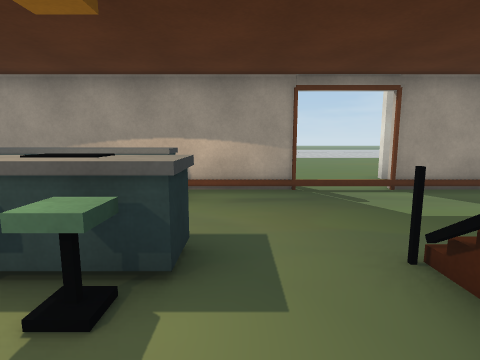
view 1 (above)

19 first-person views from a walk through a Unity game level. The camera is 1.2 m above the floor, tilts 8° down and sees 80° across. The floor is counted in squares, 1 m on a side. Each view is taken from the middle of a square. On the plan, view 1 faces up. The plan holds only what a view shows up to about 13 squares ahead; the rest is blank. The place goes on beyond the plan. Some surface patterns are stand-ins.

view 2
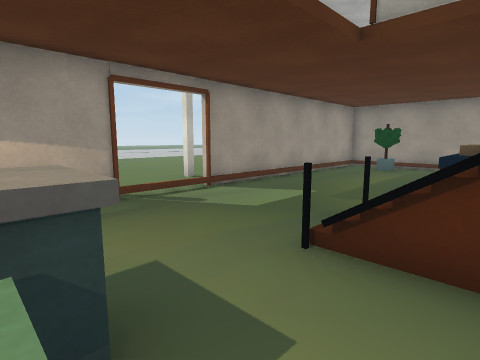

view 3
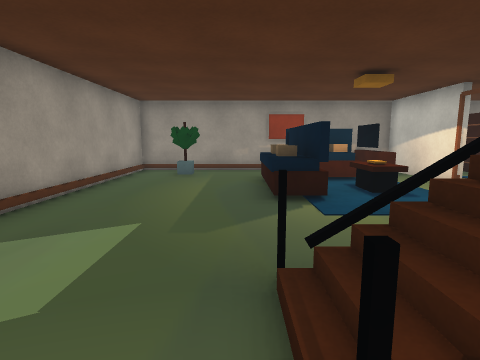

view 4
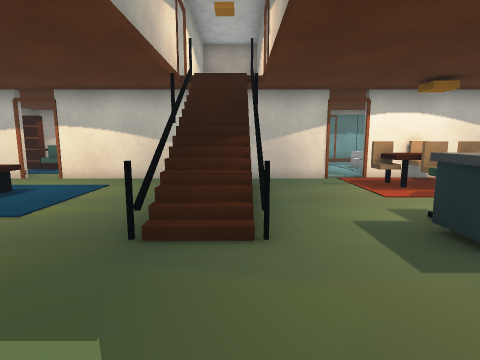

view 5
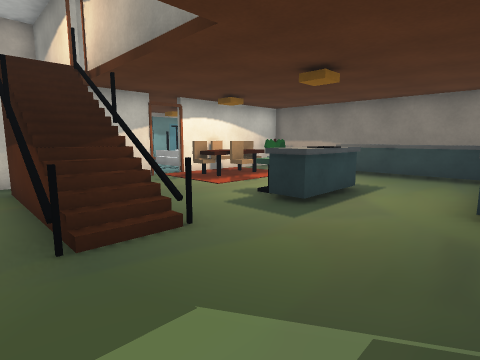

view 6
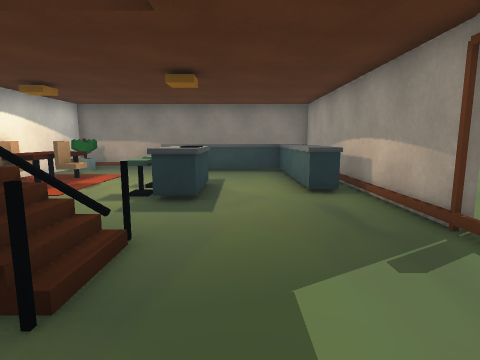

view 7
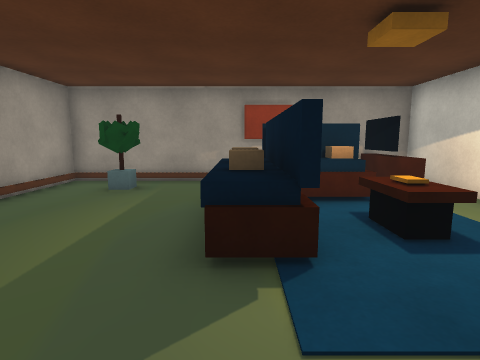

view 8
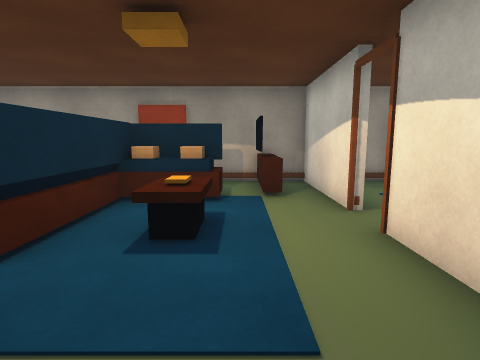

view 9
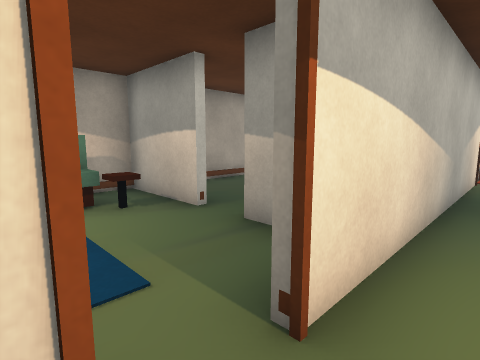

view 10
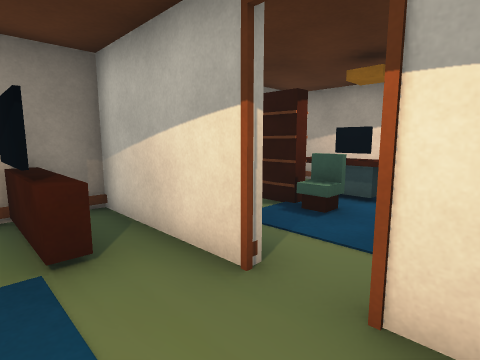

view 11
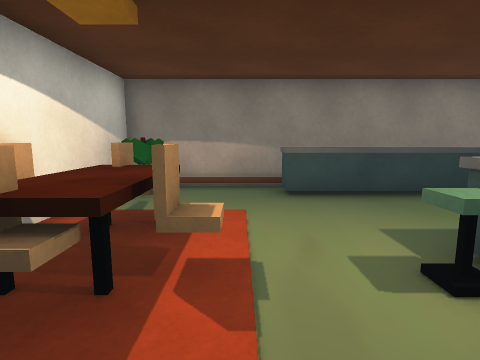

view 12
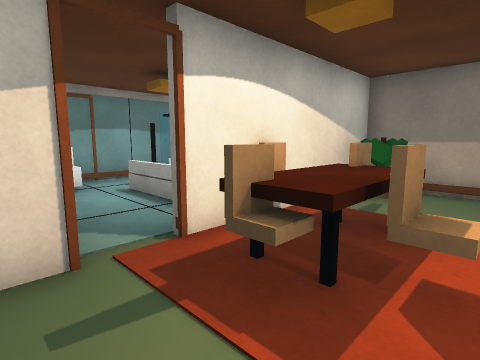

view 13
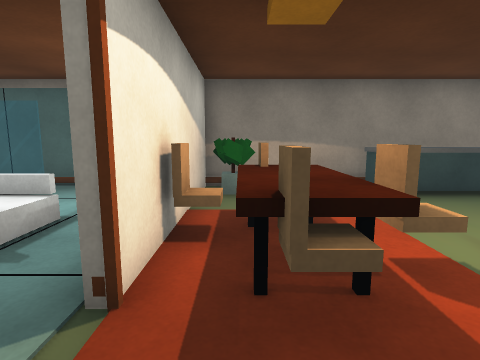

view 14
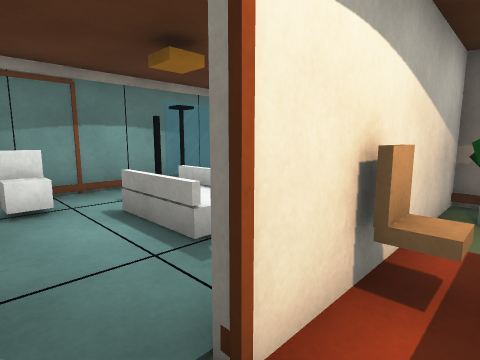

view 15
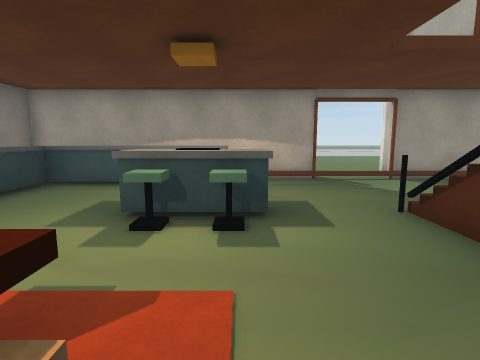

view 16
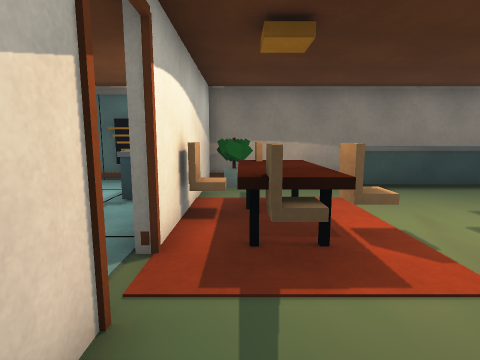

view 17
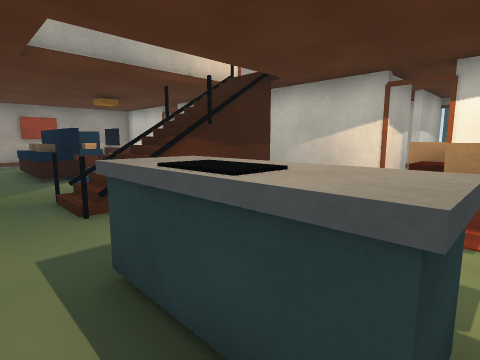

view 18
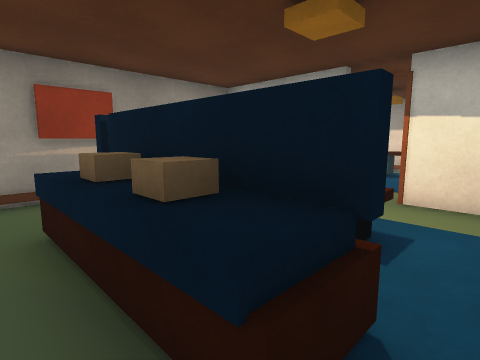

view 19
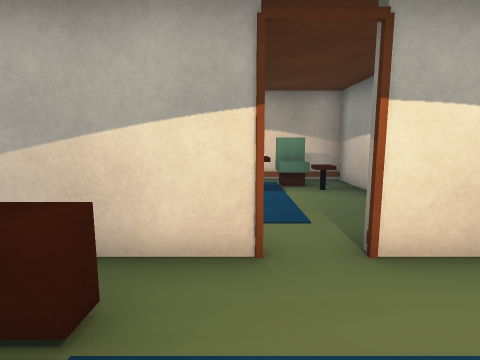

### Floor plan
Key: @ floor where view 1 was taken; # wall or solid block; x gap in a wall; . floor; = window, fence, low wall or low ledge; ^ raised ledge; T thing the floor can be seen under or through; O other object.
Columns run from 8 left of view 1 to 13 right of it. Each row starts with its distance up from view 1.
  7  #########..#########
  6  #^^^^^.............##
  5  #^................#.#
  4 =^^..................=
  3 =^^..^^^..==.........=
  2 =^^..#==..==...^OO^.#=
  1  #^.......T#...###O #=
  0  #....O.@.T#...^^.O  #
 -1  #..OOO...##.........#
 -2  #O.OOO...=#......==##
 -3  ###############.x###
 -4  #            #.....#
 -5  #            #...  #
 -6  #            # . ###
 -7  #            #=O##
 -8  #            #OO.
 -9  ###########  #######

Where each view was taken, in squares from view 1:
view 1: 0 up, 0 right, facing up
view 2: 1 up, 1 left, facing up-right
view 3: 3 up, 1 right, facing right
view 4: 6 up, 2 right, facing down
view 5: 6 up, 4 right, facing down-left
view 6: 4 up, 5 right, facing left
view 7: 2 up, 4 right, facing right
view 8: 1 down, 4 right, facing right
view 9: 2 down, 9 right, facing down-left
view 10: 1 down, 7 right, facing down-right
view 11: 0 up, 0 right, facing left
view 12: 0 up, 0 right, facing down-left
view 13: 2 down, 0 right, facing left
view 14: 2 down, 1 left, facing down-left
view 15: 2 down, 1 left, facing up
view 16: 2 down, 1 right, facing left
view 17: 4 up, 3 left, facing down-right
view 18: 3 up, 6 right, facing down-right
view 19: 0 up, 9 right, facing down
